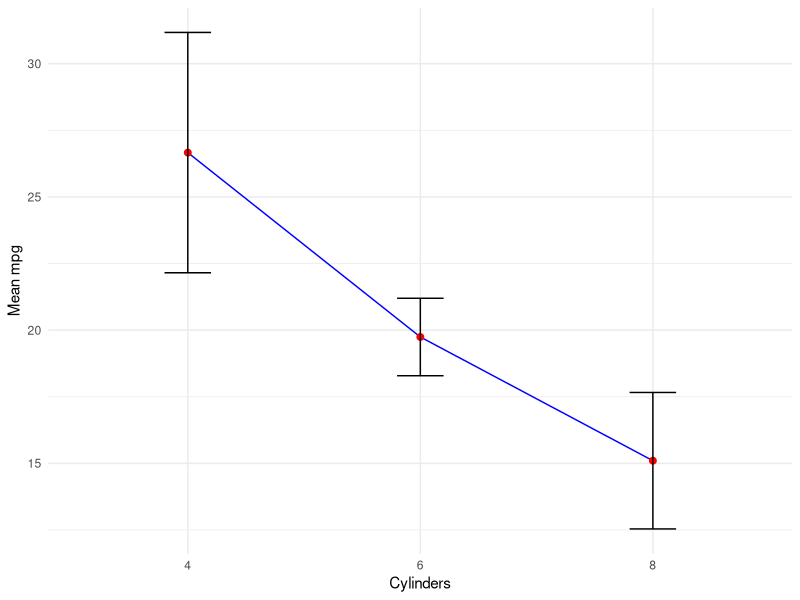
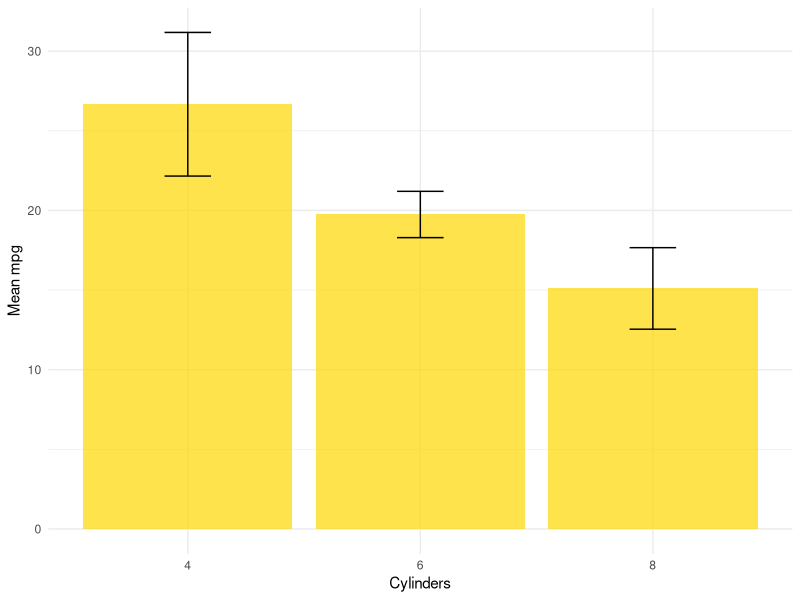
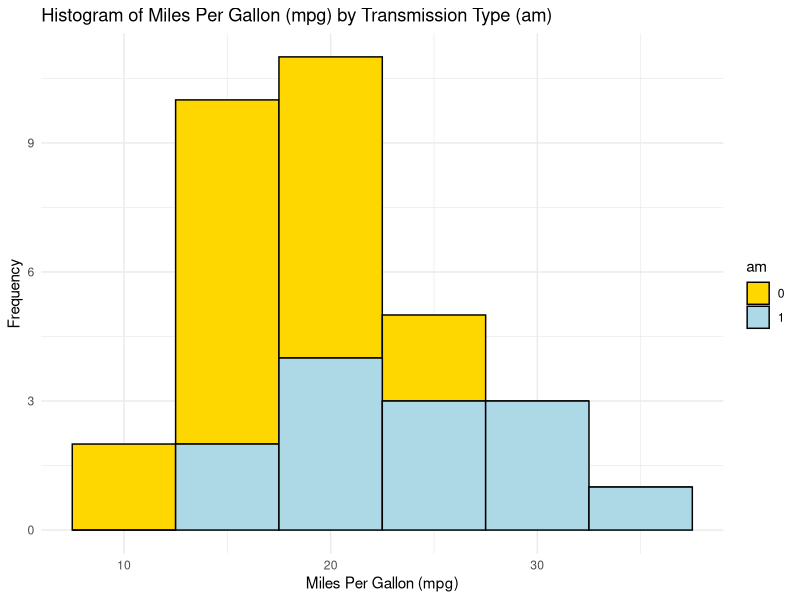
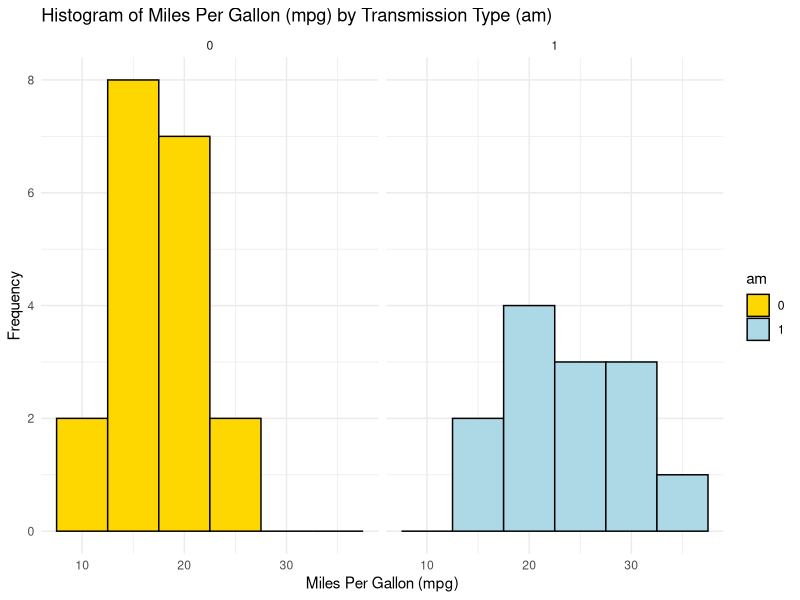
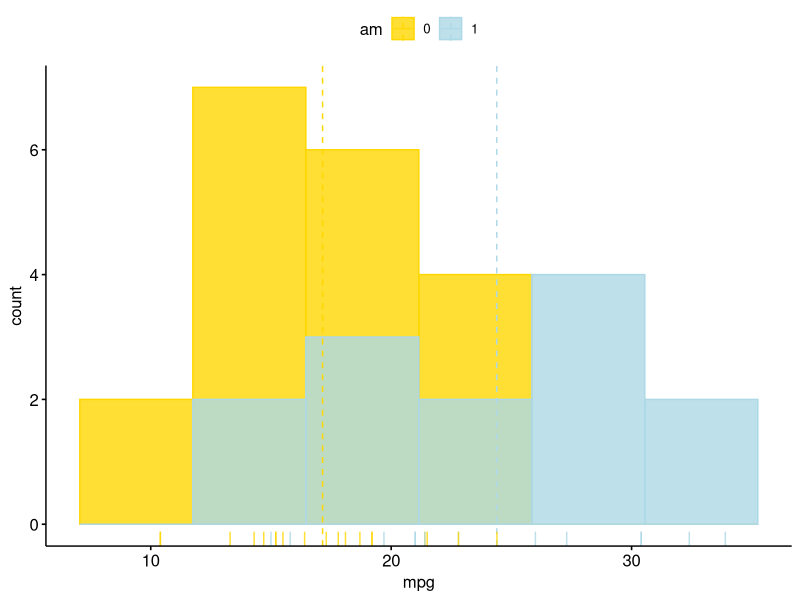
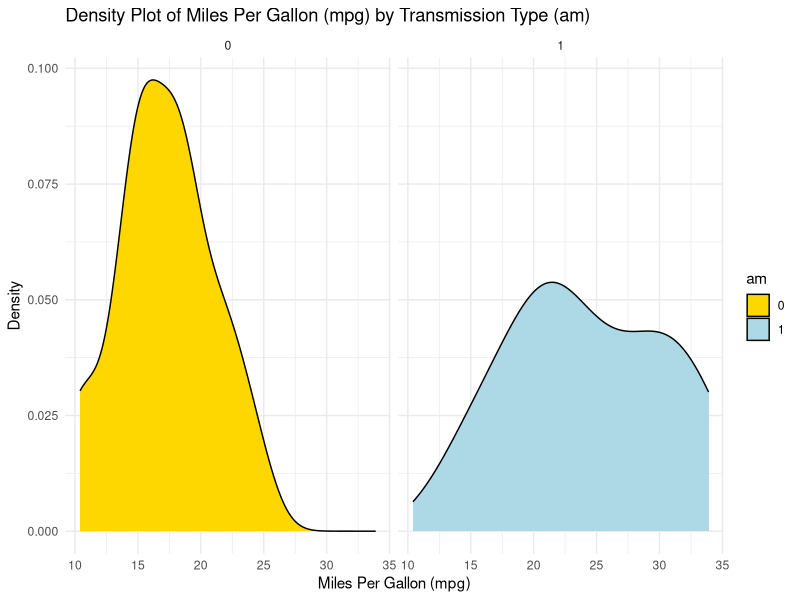
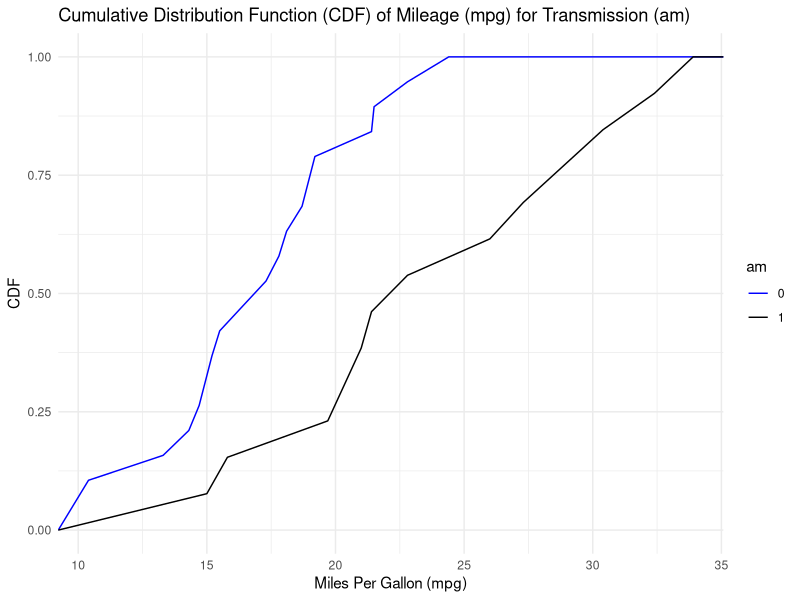
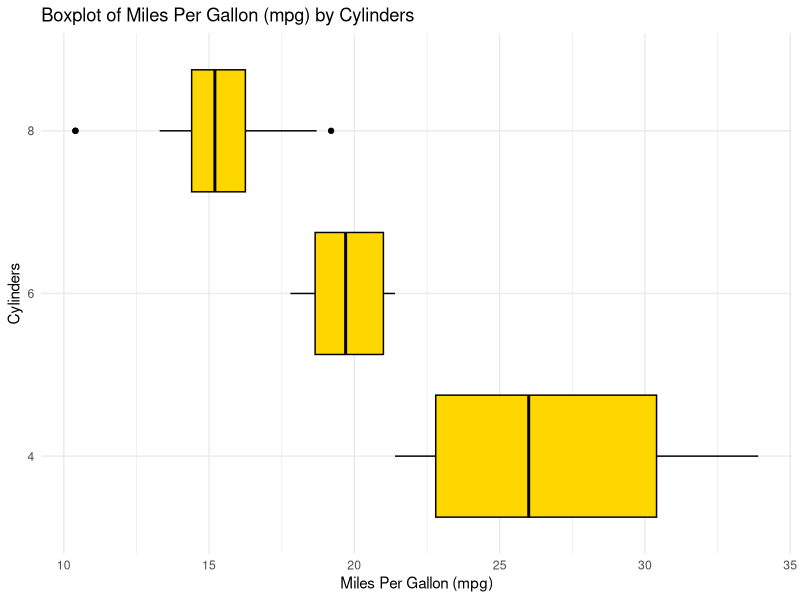

The R source for these figures, in order:
## ---- chunk 1
# Load the required libraries, suppressing annoying startup messages
library(tibble) 
suppressPackageStartupMessages(library(dplyr))
# Read the mtcars dataset into a tibble called tb
data(mtcars)
tb <- as_tibble(mtcars)
# Convert several numeric columns into factor variables
tb$cyl <- as.factor(tb$cyl)
tb$vs <- as.factor(tb$vs)
tb$am <- as.factor(tb$am)
tb$gear <- as.factor(tb$gear)
# Directly access the data columns of tb, without tb$mpg
attach(tb)
## ---- chunk 2
library(dplyr)
s1 <- tb %>%
  group_by(cyl) %>%
  summarise(Mean_mpg = mean(mpg, na.rm = TRUE),
            SD_mpg = sd(mpg, na.rm = TRUE)) 
print(s1)
## ---- chunk 3
library(ggplot2)
ggplot(s1, 
       aes(x = cyl, y = Mean_mpg)) +
  geom_line(group=1, color = "blue") +
  geom_point(size = 2, color = "red") +
  geom_errorbar(aes(ymin = Mean_mpg - SD_mpg, 
                    ymax = Mean_mpg + SD_mpg), 
                width = .2, colour = "black") +
  labs(x = "Cylinders", y = "Mean mpg") +
  theme_minimal()

## ---- chunk 4
library(ggplot2)

# mpg plot
ggplot(s1, aes(x = cyl, y = Mean_mpg)) +
  geom_bar(stat = "identity", 
           fill = "gold", 
           alpha = 0.7) +
  geom_errorbar(aes(ymin = Mean_mpg - SD_mpg, 
                    ymax = Mean_mpg + SD_mpg), 
                width = .2) +
  labs(x = "Cylinders", y = "Mean mpg") +
  theme_minimal()
## ---- chunk 5
library(dplyr)
s3 <- tb %>%
  group_by(cyl) %>%
  summarise(
    Mean_mpg = mean(mpg, na.rm = TRUE),
    SD_mpg = sd(mpg, na.rm = TRUE),
    Mean_wt = mean(wt, na.rm = TRUE),
    SD_wt = sd(wt, na.rm = TRUE),
    Mean_hp = mean(hp, na.rm = TRUE),
    SD_hp = sd(hp, na.rm = TRUE)
    ) 
print(s3)
## ---- chunk 6
ggplot(tb, aes(x = mpg, 
               fill = am)) +
  geom_histogram(binwidth = 5, color = "black") +
  scale_fill_manual(values = c("gold", "lightblue")) +
  theme_minimal() +
  labs(title = "Histogram of Miles Per Gallon (mpg) by Transmission Type (am)",
       x = "Miles Per Gallon (mpg)",
       y = "Frequency")
## ---- chunk 7
ggplot(tb, aes(x = mpg, 
               fill = am)) +
  geom_histogram(binwidth = 5, color = "black") +
  scale_fill_manual(values = c("gold", "lightblue")) +
  facet_wrap(~ am) +
  theme_minimal() +
  labs(title = "Histogram of Miles Per Gallon (mpg) by Transmission Type (am)",
       x = "Miles Per Gallon (mpg)",
       y = "Frequency")
## ---- chunk 8
library(ggpubr)
gghistogram(tb, 
            x = "mpg", 
            bins = 6,
            add = "mean", 
            rug = TRUE, 
            color = "am", 
            fill = "am", 
            alpha = 0.8,
            palette = c("gold", "lightblue"))
## ---- chunk 9
ggplot(tb, aes(x = mpg, 
               fill = am)) +
  geom_density(color = "black") +
  scale_fill_manual(values = c("gold", "lightblue")) +
  facet_wrap(~ am) +
  theme_minimal() +
  labs(title = "Density Plot of Miles Per Gallon (mpg) by Transmission Type (am)",
       x = "Miles Per Gallon (mpg)",
       y = "Density")

## ---- chunk 10
library(ggplot2)

# Create separate CDFs for 'am = 0' and 'am = 1'
ggplot(tb, aes(x = mpg, 
               color = factor(am))) +
  stat_ecdf(geom = "line") +
  scale_color_manual(values = c("blue", "black")) +
  labs(x = "Miles Per Gallon (mpg)", y = "CDF", 
       title = "Cumulative Distribution Function (CDF) of Mileage (mpg) for Transmission (am)",
       color = "am") +
  theme_minimal() 
## ---- chunk 11
library(ggplot2)

ggplot(tb, aes(x = cyl, 
               y = mpg)) +
  geom_boxplot(fill = "gold", 
               color = "black") +
  coord_flip() +
  labs(title = "Boxplot of Miles Per Gallon (mpg) by Cylinders",
       y = "Miles Per Gallon (mpg)",
       x = "Cylinders") +
  theme_minimal()
## ---- chunk 12
library(ggpubr)
ggboxplot(tb, 
          y = "mpg", 
          x = "cyl",
          color = "black" ,
          fill = "lightblue",
          shape = "cyl",
          orientation = "horizontal",
          add = "jitter", #jitter helps display the data points
          title = "Boxplot of Miles Per Gallon (mpg), using ggpubr::ggboxplot()",
          ylab = "Miles Per Gallon (mpg)",
          xlab = "Cylinders"
)
## ---- chunk 13
library(dplyr)
tb %>%
  group_by(cyl, am) %>%
  summarise(Mean_mpg = mean(mpg, na.rm = TRUE),
            SD_mpg = sd(mpg, na.rm = TRUE))
## ---- chunk 14
library(dplyr)
tb %>%
  group_by(am, cyl) %>%
  summarise(Mean_mpg = mean(mpg, na.rm = TRUE),
            SD_mpg = sd(mpg, na.rm = TRUE))
## ---- chunk 15
library(dplyr)
tb %>%
  group_by(am, cyl) %>%
  summarise(
    Mean_mpg = mean(mpg, na.rm = TRUE),
    SD_mpg = sd(mpg, na.rm = TRUE),
    Mean_wt = mean(wt, na.rm = TRUE),
    SD_wt = sd(wt, na.rm = TRUE),
    Mean_hp = mean(hp, na.rm = TRUE),
    SD_hp = sd(hp, na.rm = TRUE)
    ) 
